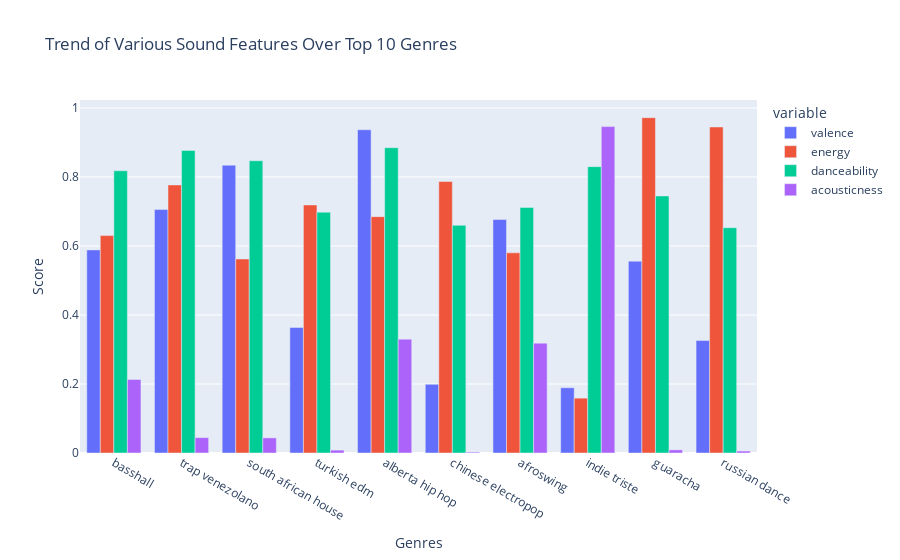

The notebook cell saved with this chart:
### Code cell
# With plotly express
# Identify the top 10 genres based on popularity
top10_genres = genre_data.sort_values('popularity', ascending=False).head(10)

# Plot the trends of various sound features using a grouped bar chart
fig = px.bar(top10_genres, x='genres', y=['valence', 'energy', 'danceability', 'acousticness'],
             barmode='group', title='Trend of Various Sound Features Over Top 10 Genres',
             labels={'value': 'Score', 'genres': 'Genres'},
             color_discrete_sequence=px.colors.qualitative.Plotly)
fig.show()

### Figure 1 — Plotly figure (JSON) as saved in the notebook; plotly's stock layout.template omitted (floating-point values rounded to 4 significant figures)
{"data": [{"alignmentgroup": "True", "hovertemplate": "variable=valence<br>Genres=%{x}<br>Score=%{y}<extra></extra>", "legendgroup": "valence", "marker": {"color": "#636EFA", "pattern": {"shape": ""}}, "name": "valence", "offsetgroup": "valence", "orientation": "v", "showlegend": true, "textposition": "auto", "type": "bar", "x": ["basshall", "trap venezolano", "south african house", "turkish edm", "alberta hip hop", "chinese electropop", "afroswing", "indie triste", "guaracha", "russian dance"], "xaxis": "x", "y": [0.5887, 0.706, 0.8343, 0.364, 0.937, 0.199, 0.6766, 0.189, 0.556, 0.326], "yaxis": "y"}, {"alignmentgroup": "True", "hovertemplate": "variable=energy<br>Genres=%{x}<br>Score=%{y}<extra></extra>", "legendgroup": "energy", "marker": {"color": "#EF553B", "pattern": {"shape": ""}}, "name": "energy", "offsetgroup": "energy", "orientation": "v", "showlegend": true, "textposition": "auto", "type": "bar", "x": ["basshall", "trap venezolano", "south african house", "turkish edm", "alberta hip hop", "chinese electropop", "afroswing", "indie triste", "guaracha", "russian dance"], "xaxis": "x", "y": [0.6302, 0.777, 0.5623, 0.719, 0.685, 0.787, 0.5802, 0.159, 0.972, 0.945], "yaxis": "y"}, {"alignmentgroup": "True", "hovertemplate": "variable=danceability<br>Genres=%{x}<br>Score=%{y}<extra></extra>", "legendgroup": "danceability", "marker": {"color": "#00CC96", "pattern": {"shape": ""}}, "name": "danceability", "offsetgroup": "danceability", "orientation": "v", "showlegend": true, "textposition": "auto", "type": "bar", "x": ["basshall", "trap venezolano", "south african house", "turkish edm", "alberta hip hop", "chinese electropop", "afroswing", "indie triste", "guaracha", "russian dance"], "xaxis": "x", "y": [0.818, 0.877, 0.847, 0.698, 0.885, 0.66, 0.7117, 0.83, 0.745, 0.653], "yaxis": "y"}, {"alignmentgroup": "True", "hovertemplate": "variable=acousticness<br>Genres=%{x}<br>Score=%{y}<extra></extra>", "legendgroup": "acousticness", "marker": {"color": "#AB63FA", "pattern": {"shape": ""}}, "name": "acousticness", "offsetgroup": "acousticness", "orientation": "v", "showlegend": true, "textposition": "auto", "type": "bar", "x": ["basshall", "trap venezolano", "south african house", "turkish edm", "alberta hip hop", "chinese electropop", "afroswing", "indie triste", "guaracha", "russian dance"], "xaxis": "x", "y": [0.2132, 0.0446, 0.04383, 0.00829, 0.33, 0.00257, 0.3185, 0.946, 0.00903, 0.00561], "yaxis": "y"}], "layout": {"barmode": "group", "legend": {"title": {"text": "variable"}, "tracegroupgap": 0}, "title": {"text": "Trend of Various Sound Features Over Top 10 Genres"}, "xaxis": {"anchor": "y", "domain": [0, 1], "title": {"text": "Genres"}}, "yaxis": {"anchor": "x", "domain": [0, 1], "title": {"text": "Score"}}}}
